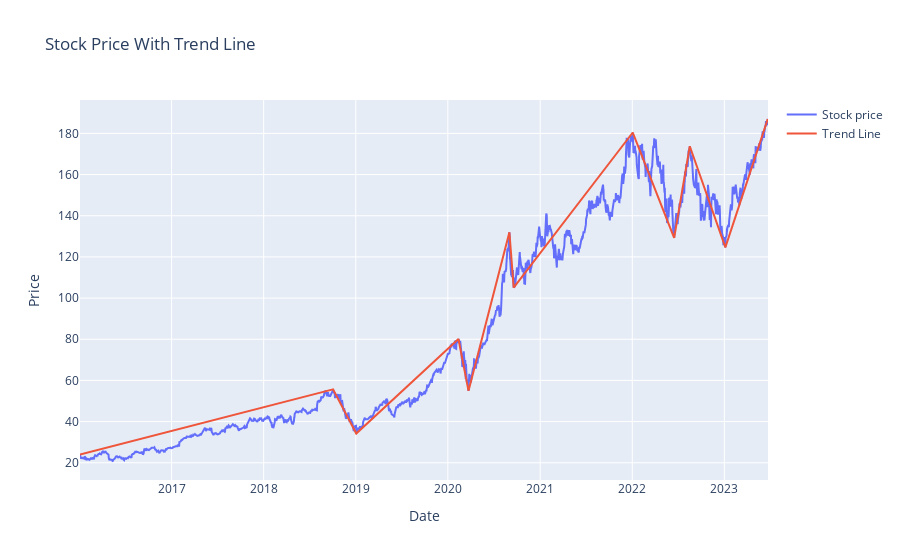

This figure's notebook cell:
### Code cell
x2, y2 = directional_change(px_arr_,date_arr, 0.19)

fig = go.Figure()

# add the line trace using add_trace() method
fig.add_trace(go.Scatter(x = date_arr, y=px_arr_, mode='lines', name='Stock price'))

# add the scatter trace using add_trace() method
fig.add_trace(go.Scatter(x=x2, y=y2, mode='lines', name='Trend Line'))

# customize the layout
fig.update_layout(title='Stock Price With Trend Line',
                  xaxis_title='Date',
                  yaxis_title='Price')

# show the figure
fig.show()

### Figure 1 — Plotly figure (JSON) as saved in the notebook; plotly's stock layout.template omitted (floating-point values rounded to 4 significant figures; data arrays with more than 128 entries replaced by an {"elided": "..."} marker saying what was removed)
{"data": [{"mode": "lines", "name": "Stock price", "type": "scatter", "x": {"elided": "1881 str values"}, "y": {"elided": "1881 float values"}}, {"mode": "lines", "name": "Trend Line", "type": "scatter", "x": ["2016-01-04", "2018-10-03", "2019-01-03", "2020-02-12", "2020-03-23", "2020-09-01", "2020-09-18", "2022-01-03", "2022-06-16", "2022-08-17", "2023-01-05", "2023-06-22"], "y": [24.04, 55.64, 34.21, 80.09, 54.92, 132.0, 105.1, 180.4, 129.3, 173.8, 124.7, 187]}], "layout": {"title": {"text": "Stock Price With Trend Line"}, "xaxis": {"title": {"text": "Date"}}, "yaxis": {"title": {"text": "Price"}}}}
